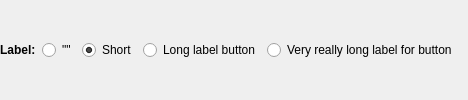
       <widget class="QWidget" name="widget_7" native="true">
        <layout class="QGridLayout" name="gridLayout_8">
         <property name="leftMargin">
          <number>0</number>
         </property>
         <item row="0" column="2">
          <widget class="QRadioButton" name="labelShort">
           <property name="text">
            <string>Short</string>
           </property>
           <property name="checked">
            <bool>true</bool>
           </property>
          </widget>
         </item>
         <item row="0" column="3">
          <widget class="QRadioButton" name="labelLong">
           <property name="text">
            <string>Long label button</string>
           </property>
          </widget>
         </item>
         <item row="0" column="1">
          <widget class="QRadioButton" name="labelEmpty">
           <property name="text">
            <string>&quot;&quot;</string>
           </property>
          </widget>
         </item>
         <item row="0" column="4">
          <widget class="QRadioButton" name="labelVeryLong">
           <property name="text">
            <string>Very really long label for button</string>
           </property>
          </widget>
         </item>
         <item row="0" column="0">
          <widget class="QLabel" name="label_7">
           <property name="font">
            <font>
             <weight>75</weight>
             <bold>true</bold>
            </font>
           </property>
           <property name="text">
            <string>Label:</string>
           </property>
          </widget>
         </item>
        </layout>
       </widget>
